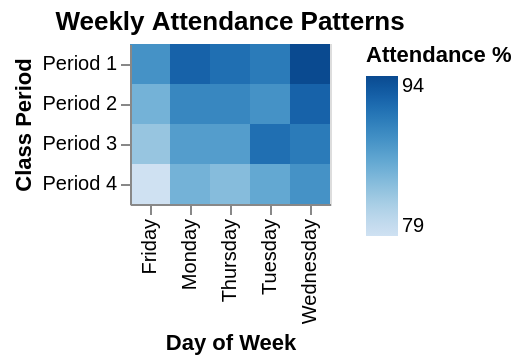

Specify this chart in Vega-Lite:
### Vega-Lite specification from a JSON file in a GitHub repository (floating-point values rounded to 4 significant figures)
{"$schema": "https://vega.github.io/schema/vega-lite/v5.json", "description": "Class attendance patterns", "data": {"values": [{"day": "Monday", "period": "Period 1", "attendance": 92}, {"day": "Monday", "period": "Period 2", "attendance": 89}, {"day": "Monday", "period": "Period 3", "attendance": 87}, {"day": "Monday", "period": "Period 4", "attendance": 85}, {"day": "Tuesday", "period": "Period 1", "attendance": 90}, {"day": "Tuesday", "period": "Period 2", "attendance": 88}, {"day": "Tuesday", "period": "Period 3", "attendance": 91}, {"day": "Tuesday", "period": "Period 4", "attendance": 86}, {"day": "Wednesday", "period": "Period 1", "attendance": 94}, {"day": "Wednesday", "period": "Period 2", "attendance": 92}, {"day": "Wednesday", "period": "Period 3", "attendance": 90}, {"day": "Wednesday", "period": "Period 4", "attendance": 88}, {"day": "Thursday", "period": "Period 1", "attendance": 91}, {"day": "Thursday", "period": "Period 2", "attendance": 89}, {"day": "Thursday", "period": "Period 3", "attendance": 87}, {"day": "Thursday", "period": "Period 4", "attendance": 84}, {"day": "Friday", "period": "Period 1", "attendance": 88}, {"day": "Friday", "period": "Period 2", "attendance": 85}, {"day": "Friday", "period": "Period 3", "attendance": 83}, {"day": "Friday", "period": "Period 4", "attendance": 79}]}, "mark": "rect", "encoding": {"x": {"field": "day", "type": "ordinal", "axis": {"title": "Day of Week"}}, "y": {"field": "period", "type": "ordinal", "axis": {"title": "Class Period"}}, "color": {"field": "attendance", "type": "quantitative", "scale": {"scheme": "blues"}, "legend": {"title": "Attendance %"}}, "tooltip": [{"field": "day", "type": "ordinal"}, {"field": "period", "type": "ordinal"}, {"field": "attendance", "type": "quantitative", "title": "Attendance %", "format": ".0f"}]}, "title": "Weekly Attendance Patterns"}
